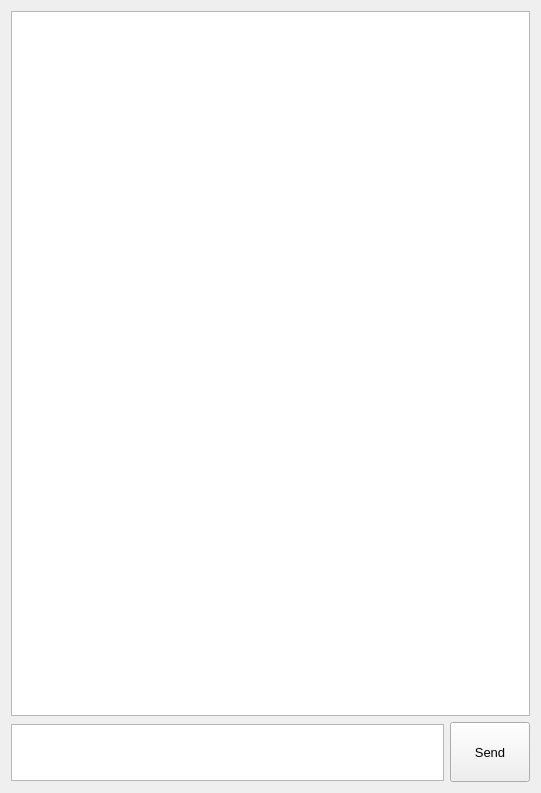
<?xml version="1.0" encoding="UTF-8"?>
<ui version="4.0">
 <class>Form</class>
 <widget class="QWidget" name="Form">
  <property name="geometry">
   <rect>
    <x>0</x>
    <y>0</y>
    <width>541</width>
    <height>793</height>
   </rect>
  </property>
  <property name="windowTitle">
   <string>Form</string>
  </property>
  <layout class="QVBoxLayout" name="verticalLayout" stretch="10,0">
   <item>
    <widget class="QListWidget" name="listWidget">
     <property name="minimumSize">
      <size>
       <width>350</width>
       <height>0</height>
      </size>
     </property>
     <property name="focusPolicy">
      <enum>Qt::NoFocus</enum>
     </property>
     <property name="frameShape">
      <enum>QFrame::StyledPanel</enum>
     </property>
     <property name="frameShadow">
      <enum>QFrame::Plain</enum>
     </property>
     <property name="midLineWidth">
      <number>0</number>
     </property>
     <property name="selectionMode">
      <enum>QAbstractItemView::NoSelection</enum>
     </property>
     <property name="movement">
      <enum>QListView::Static</enum>
     </property>
    </widget>
   </item>
   <item>
    <layout class="QHBoxLayout" name="horizontalLayout">
     <property name="sizeConstraint">
      <enum>QLayout::SetDefaultConstraint</enum>
     </property>
     <item>
      <widget class="QPlainTextEdit" name="textInput">
       <property name="sizePolicy">
        <sizepolicy hsizetype="Expanding" vsizetype="MinimumExpanding">
         <horstretch>0</horstretch>
         <verstretch>0</verstretch>
        </sizepolicy>
       </property>
       <property name="maximumSize">
        <size>
         <width>16777215</width>
         <height>60</height>
        </size>
       </property>
       <property name="font">
        <font>
         <pointsize>10</pointsize>
        </font>
       </property>
       <property name="focusPolicy">
        <enum>Qt::StrongFocus</enum>
       </property>
       <property name="styleSheet">
        <string notr="true">margin-top:2px; margin-bottom:1px;</string>
       </property>
       <property name="plainText">
        <string/>
       </property>
      </widget>
     </item>
     <item>
      <widget class="QPushButton" name="buttonSend">
       <property name="sizePolicy">
        <sizepolicy hsizetype="Minimum" vsizetype="MinimumExpanding">
         <horstretch>0</horstretch>
         <verstretch>0</verstretch>
        </sizepolicy>
       </property>
       <property name="font">
        <font>
         <pointsize>10</pointsize>
        </font>
       </property>
       <property name="focusPolicy">
        <enum>Qt::NoFocus</enum>
       </property>
       <property name="text">
        <string>Send</string>
       </property>
      </widget>
     </item>
    </layout>
   </item>
  </layout>
 </widget>
 <resources/>
 <connections/>
</ui>
